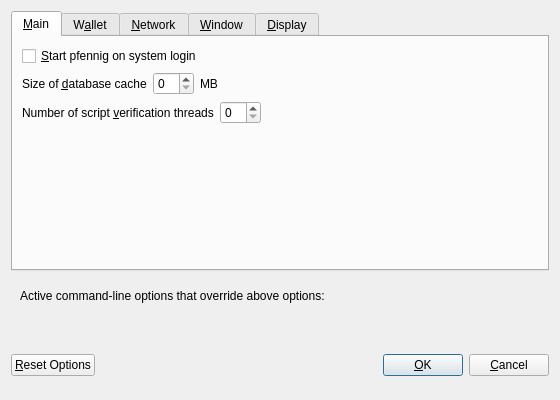
<?xml version="1.0" encoding="UTF-8"?>
<ui version="4.0">
 <class>OptionsDialog</class>
 <widget class="QDialog" name="OptionsDialog">
  <property name="geometry">
   <rect>
    <x>0</x>
    <y>0</y>
    <width>560</width>
    <height>400</height>
   </rect>
  </property>
  <property name="windowTitle">
   <string>Options</string>
  </property>
  <property name="modal">
   <bool>true</bool>
  </property>
  <layout class="QVBoxLayout" name="verticalLayout">
   <item>
    <widget class="QTabWidget" name="tabWidget">
     <property name="currentIndex">
      <number>0</number>
     </property>
     <widget class="QWidget" name="tabMain">
      <attribute name="title">
       <string>&amp;Main</string>
      </attribute>
      <layout class="QVBoxLayout" name="verticalLayout_Main">
       <item>
        <widget class="QCheckBox" name="bitmarkAtStartup">
         <property name="toolTip">
          <string>Automatically start pfennig after logging in to the system.</string>
         </property>
         <property name="text">
          <string>&amp;Start pfennig on system login</string>
         </property>
        </widget>
       </item>
       <item>
        <layout class="QHBoxLayout" name="horizontalLayout_2_Main">
         <item>
          <widget class="QLabel" name="databaseCacheLabel">
           <property name="text">
            <string>Size of &amp;database cache</string>
           </property>
           <property name="textFormat">
            <enum>Qt::PlainText</enum>
           </property>
           <property name="buddy">
            <cstring>databaseCache</cstring>
           </property>
          </widget>
         </item>
         <item>
          <widget class="QSpinBox" name="databaseCache"/>
         </item>
         <item>
          <widget class="QLabel" name="databaseCacheUnitLabel">
           <property name="text">
            <string>MB</string>
           </property>
           <property name="textFormat">
            <enum>Qt::PlainText</enum>
           </property>
          </widget>
         </item>
         <item>
          <spacer name="horizontalSpacer_2_Main">
           <property name="orientation">
            <enum>Qt::Horizontal</enum>
           </property>
           <property name="sizeHint" stdset="0">
            <size>
             <width>40</width>
             <height>20</height>
            </size>
           </property>
          </spacer>
         </item>
        </layout>
       </item>
       <item>
        <layout class="QHBoxLayout" name="horizontalLayout_3_Main">
         <item>
          <widget class="QLabel" name="threadsScriptVerifLabel">
           <property name="text">
            <string>Number of script &amp;verification threads</string>
           </property>
           <property name="textFormat">
            <enum>Qt::PlainText</enum>
           </property>
           <property name="buddy">
            <cstring>threadsScriptVerif</cstring>
           </property>
          </widget>
         </item>
         <item>
          <widget class="QSpinBox" name="threadsScriptVerif">
           <property name="toolTip">
            <string>(0 = auto, &lt;0 = leave that many cores free)</string>
           </property>
          </widget>
         </item>
         <item>
          <spacer name="horizontalSpacer_3_Main">
           <property name="orientation">
            <enum>Qt::Horizontal</enum>
           </property>
           <property name="sizeHint" stdset="0">
            <size>
             <width>40</width>
             <height>20</height>
            </size>
           </property>
          </spacer>
         </item>
        </layout>
       </item>
       <item>
        <spacer name="verticalSpacer_Main">
         <property name="orientation">
          <enum>Qt::Vertical</enum>
         </property>
         <property name="sizeHint" stdset="0">
          <size>
           <width>20</width>
           <height>40</height>
          </size>
         </property>
        </spacer>
       </item>
      </layout>
     </widget>
     <widget class="QWidget" name="tabWallet">
      <attribute name="title">
       <string>W&amp;allet</string>
      </attribute>
      <layout class="QVBoxLayout" name="verticalLayout_Wallet">
       <item>
        <widget class="QLabel" name="transactionFeeInfoLabel">
         <property name="text">
          <string>Optional transaction fee per kB that helps make sure your transactions are processed quickly. Most transactions are 1 kB.</string>
         </property>
         <property name="textFormat">
          <enum>Qt::PlainText</enum>
         </property>
         <property name="wordWrap">
          <bool>true</bool>
         </property>
        </widget>
       </item>
       <item>
        <layout class="QHBoxLayout" name="horizontalLayout_1_Wallet">
         <item>
          <widget class="QLabel" name="transactionFeeLabel">
           <property name="text">
            <string>Pay transaction &amp;fee</string>
           </property>
           <property name="textFormat">
            <enum>Qt::PlainText</enum>
           </property>
           <property name="buddy">
            <cstring>transactionFee</cstring>
           </property>
          </widget>
         </item>
         <item>
          <widget class="BitmarkAmountField" name="transactionFee"/>
         </item>
         <item>
          <spacer name="horizontalSpacer_1_Wallet">
           <property name="orientation">
            <enum>Qt::Horizontal</enum>
           </property>
           <property name="sizeHint" stdset="0">
            <size>
             <width>40</width>
             <height>20</height>
            </size>
           </property>
          </spacer>
         </item>
        </layout>
       </item>
       <item>
        <spacer name="verticalSpacer_Wallet">
         <property name="orientation">
          <enum>Qt::Vertical</enum>
         </property>
         <property name="sizeHint" stdset="0">
          <size>
           <width>20</width>
           <height>40</height>
          </size>
         </property>
        </spacer>
       </item>
       <item>
        <widget class="QGroupBox" name="groupBox">
         <property name="title">
          <string>Expert</string>
         </property>
         <layout class="QVBoxLayout" name="verticalLayout_2">
          <item>
           <widget class="QCheckBox" name="coinControlFeatures">
            <property name="toolTip">
             <string>Whether to show coin control features or not.</string>
            </property>
            <property name="text">
             <string>Enable coin &amp;control features</string>
            </property>
           </widget>
          </item>
          <item>
           <widget class="QCheckBox" name="spendZeroConfChange">
            <property name="toolTip">
             <string>If you disable the spending of unconfirmed change, the change from a transaction cannot be used until that transaction has at least one confirmation. This also affects how your balance is computed.</string>
            </property>
            <property name="text">
             <string>&amp;Spend unconfirmed change</string>
            </property>
           </widget>
          </item>
         </layout>
        </widget>
       </item>
      </layout>
     </widget>
     <widget class="QWidget" name="tabNetwork">
      <attribute name="title">
       <string>&amp;Network</string>
      </attribute>
      <layout class="QVBoxLayout" name="verticalLayout_Network">
       <item>
        <widget class="QCheckBox" name="mapPortUpnp">
         <property name="toolTip">
          <string>Automatically open the pfennig client port on the router. This only works when your router supports UPnP and it is enabled.</string>
         </property>
         <property name="text">
          <string>Map port using &amp;UPnP</string>
         </property>
        </widget>
       </item>
       <item>
        <widget class="QCheckBox" name="connectSocks">
         <property name="toolTip">
          <string>Connect to the pfennig network through a SOCKS proxy.</string>
         </property>
         <property name="text">
          <string>&amp;Connect through SOCKS proxy (default proxy):</string>
         </property>
        </widget>
       </item>
       <item>
        <layout class="QHBoxLayout" name="horizontalLayout_1_Network">
         <item>
          <widget class="QLabel" name="proxyIpLabel">
           <property name="text">
            <string>Proxy &amp;IP:</string>
           </property>
           <property name="textFormat">
            <enum>Qt::PlainText</enum>
           </property>
           <property name="buddy">
            <cstring>proxyIp</cstring>
           </property>
          </widget>
         </item>
         <item>
          <widget class="QValidatedLineEdit" name="proxyIp">
           <property name="minimumSize">
            <size>
             <width>140</width>
             <height>0</height>
            </size>
           </property>
           <property name="maximumSize">
            <size>
             <width>140</width>
             <height>16777215</height>
            </size>
           </property>
           <property name="toolTip">
            <string>IP address of the proxy (e.g. IPv4: 127.0.0.1 / IPv6: ::1)</string>
           </property>
          </widget>
         </item>
         <item>
          <widget class="QLabel" name="proxyPortLabel">
           <property name="text">
            <string>&amp;Port:</string>
           </property>
           <property name="textFormat">
            <enum>Qt::PlainText</enum>
           </property>
           <property name="buddy">
            <cstring>proxyPort</cstring>
           </property>
          </widget>
         </item>
         <item>
          <widget class="QLineEdit" name="proxyPort">
           <property name="minimumSize">
            <size>
             <width>55</width>
             <height>0</height>
            </size>
           </property>
           <property name="maximumSize">
            <size>
             <width>55</width>
             <height>16777215</height>
            </size>
           </property>
           <property name="toolTip">
            <string>Port of the proxy (e.g. 9050)</string>
           </property>
          </widget>
         </item>
         <item>
          <widget class="QLabel" name="socksVersionLabel">
           <property name="text">
            <string>SOCKS &amp;Version:</string>
           </property>
           <property name="textFormat">
            <enum>Qt::PlainText</enum>
           </property>
           <property name="buddy">
            <cstring>socksVersion</cstring>
           </property>
          </widget>
         </item>
         <item>
          <widget class="QValueComboBox" name="socksVersion">
           <property name="toolTip">
            <string>SOCKS version of the proxy (e.g. 5)</string>
           </property>
          </widget>
         </item>
         <item>
          <spacer name="horizontalSpacer_1_Network">
           <property name="orientation">
            <enum>Qt::Horizontal</enum>
           </property>
           <property name="sizeHint" stdset="0">
            <size>
             <width>40</width>
             <height>20</height>
            </size>
           </property>
          </spacer>
         </item>
        </layout>
       </item>
       <item>
        <spacer name="verticalSpacer_Network">
         <property name="orientation">
          <enum>Qt::Vertical</enum>
         </property>
         <property name="sizeHint" stdset="0">
          <size>
           <width>20</width>
           <height>40</height>
          </size>
         </property>
        </spacer>
       </item>
      </layout>
     </widget>
     <widget class="QWidget" name="tabWindow">
      <attribute name="title">
       <string>&amp;Window</string>
      </attribute>
      <layout class="QVBoxLayout" name="verticalLayout_Window">
       <item>
        <widget class="QCheckBox" name="minimizeToTray">
         <property name="toolTip">
          <string>Show only a tray icon after minimizing the window.</string>
         </property>
         <property name="text">
          <string>&amp;Minimize to the tray instead of the taskbar</string>
         </property>
        </widget>
       </item>
       <item>
        <widget class="QCheckBox" name="minimizeOnClose">
         <property name="toolTip">
          <string>Minimize instead of exit the application when the window is closed. When this option is enabled, the application will be closed only after selecting Quit in the menu.</string>
         </property>
         <property name="text">
          <string>M&amp;inimize on close</string>
         </property>
        </widget>
       </item>
       <item>
        <spacer name="verticalSpacer_Window">
         <property name="orientation">
          <enum>Qt::Vertical</enum>
         </property>
         <property name="sizeHint" stdset="0">
          <size>
           <width>20</width>
           <height>40</height>
          </size>
         </property>
        </spacer>
       </item>
      </layout>
     </widget>
     <widget class="QWidget" name="tabDisplay">
      <attribute name="title">
       <string>&amp;Display</string>
      </attribute>
      <layout class="QVBoxLayout" name="verticalLayout_Display">
       <item>
        <layout class="QHBoxLayout" name="horizontalLayout_1_Display">
         <item>
          <widget class="QLabel" name="langLabel">
           <property name="text">
            <string>User Interface &amp;language:</string>
           </property>
           <property name="textFormat">
            <enum>Qt::PlainText</enum>
           </property>
           <property name="buddy">
            <cstring>lang</cstring>
           </property>
          </widget>
         </item>
         <item>
          <widget class="QValueComboBox" name="lang">
           <property name="toolTip">
            <string>The user interface language can be set here. This setting will take effect after restarting pfennig.</string>
           </property>
          </widget>
         </item>
        </layout>
       </item>
       <item>
        <layout class="QHBoxLayout" name="horizontalLayout_2_Display">
         <item>
          <widget class="QLabel" name="unitLabel">
           <property name="text">
            <string>&amp;Unit to show amounts in:</string>
           </property>
           <property name="textFormat">
            <enum>Qt::PlainText</enum>
           </property>
           <property name="buddy">
            <cstring>unit</cstring>
           </property>
          </widget>
         </item>
         <item>
          <widget class="QValueComboBox" name="unit">
           <property name="toolTip">
            <string>Choose the default subdivision unit to show in the interface and when sending coins.</string>
           </property>
          </widget>
         </item>
        </layout>
       </item>
       <item>
        <widget class="QCheckBox" name="displayAddresses">
         <property name="toolTip">
          <string>Whether to show pfennig addresses in the transaction list or not.</string>
         </property>
         <property name="text">
          <string>&amp;Display addresses in transaction list</string>
         </property>
        </widget>
       </item>
       <item>
        <layout class="QHBoxLayout" name="horizontalLayout_3_Display">
         <item>
          <widget class="QLabel" name="thirdPartyTxUrlsLabel">
           <property name="toolTip">
            <string>Third party URLs (e.g. a block explorer) that appear in the transactions tab as context menu items. %s in the URL is replaced by transaction hash. Multiple URLs are separated by vertical bar |.</string>
           </property>
           <property name="text">
            <string>Third party transaction URLs</string>
           </property>
           <property name="buddy">
            <cstring>thirdPartyTxUrls</cstring>
           </property>
          </widget>
         </item>
         <item>
          <widget class="QLineEdit" name="thirdPartyTxUrls">
           <property name="toolTip">
            <string>Third party URLs (e.g. a block explorer) that appear in the transactions tab as context menu items. %s in the URL is replaced by transaction hash. Multiple URLs are separated by vertical bar |.</string>
           </property>
          </widget>
         </item>
        </layout>
       </item>
       <item>
        <spacer name="verticalSpacer_Display">
         <property name="orientation">
          <enum>Qt::Vertical</enum>
         </property>
         <property name="sizeHint" stdset="0">
          <size>
           <width>20</width>
           <height>40</height>
          </size>
         </property>
        </spacer>
       </item>
      </layout>
     </widget>
    </widget>
   </item>
   <item>
    <widget class="QFrame" name="frame">
     <layout class="QVBoxLayout" name="verticalLayout_Bottom">
      <item>
       <layout class="QHBoxLayout" name="horizontalLayout_Bottom">
        <item>
         <widget class="QLabel" name="overriddenByCommandLineInfoLabel">
          <property name="text">
           <string>Active command-line options that override above options:</string>
          </property>
          <property name="textFormat">
           <enum>Qt::PlainText</enum>
          </property>
         </widget>
        </item>
        <item>
         <spacer name="horizontalSpacer_Bottom">
          <property name="orientation">
           <enum>Qt::Horizontal</enum>
          </property>
          <property name="sizeHint" stdset="0">
           <size>
            <width>40</width>
            <height>20</height>
           </size>
          </property>
         </spacer>
        </item>
       </layout>
      </item>
      <item>
       <widget class="QLabel" name="overriddenByCommandLineLabel">
        <property name="text">
         <string/>
        </property>
        <property name="textFormat">
         <enum>Qt::PlainText</enum>
        </property>
        <property name="wordWrap">
         <bool>true</bool>
        </property>
       </widget>
      </item>
     </layout>
    </widget>
   </item>
   <item>
    <layout class="QHBoxLayout" name="horizontalLayout_Buttons">
     <item>
      <widget class="QPushButton" name="resetButton">
       <property name="toolTip">
        <string>Reset all client options to default.</string>
       </property>
       <property name="text">
        <string>&amp;Reset Options</string>
       </property>
       <property name="autoDefault">
        <bool>false</bool>
       </property>
      </widget>
     </item>
     <item>
      <spacer name="horizontalSpacer_1">
       <property name="orientation">
        <enum>Qt::Horizontal</enum>
       </property>
       <property name="sizeHint" stdset="0">
        <size>
         <width>40</width>
         <height>48</height>
        </size>
       </property>
      </spacer>
     </item>
     <item>
      <widget class="QLabel" name="statusLabel">
       <property name="minimumSize">
        <size>
         <width>200</width>
         <height>0</height>
        </size>
       </property>
       <property name="font">
        <font>
         <weight>75</weight>
         <bold>true</bold>
        </font>
       </property>
       <property name="text">
        <string/>
       </property>
       <property name="textFormat">
        <enum>Qt::PlainText</enum>
       </property>
       <property name="wordWrap">
        <bool>true</bool>
       </property>
      </widget>
     </item>
     <item>
      <spacer name="horizontalSpacer_2">
       <property name="orientation">
        <enum>Qt::Horizontal</enum>
       </property>
       <property name="sizeHint" stdset="0">
        <size>
         <width>40</width>
         <height>48</height>
        </size>
       </property>
      </spacer>
     </item>
     <item>
      <widget class="QPushButton" name="okButton">
       <property name="text">
        <string>&amp;OK</string>
       </property>
      </widget>
     </item>
     <item>
      <widget class="QPushButton" name="cancelButton">
       <property name="text">
        <string>&amp;Cancel</string>
       </property>
       <property name="autoDefault">
        <bool>false</bool>
       </property>
      </widget>
     </item>
    </layout>
   </item>
  </layout>
 </widget>
 <customwidgets>
  <customwidget>
   <class>BitmarkAmountField</class>
   <extends>QLineEdit</extends>
   <header>bitmarkamountfield.h</header>
   <container>1</container>
  </customwidget>
  <customwidget>
   <class>QValidatedLineEdit</class>
   <extends>QLineEdit</extends>
   <header>qvalidatedlineedit.h</header>
  </customwidget>
  <customwidget>
   <class>QValueComboBox</class>
   <extends>QComboBox</extends>
   <header>qvaluecombobox.h</header>
  </customwidget>
 </customwidgets>
 <resources/>
 <connections/>
</ui>
